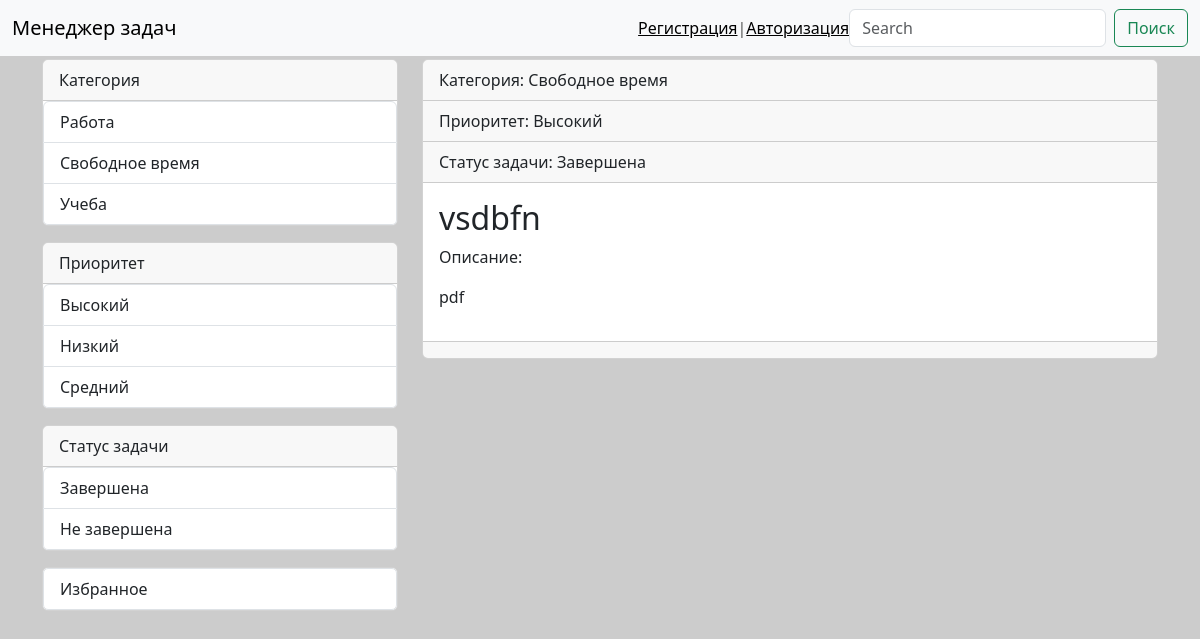
Page /taskmanager/2/ on the committed database.
### taskmanager/models.py (models this page shows, shortened)
class Category(models.Model):
    title = models.CharField(max_length=150, db_index=True, verbose_name='Категория')
    class Meta:
        verbose_name = 'Категория'
        verbose_name_plural = 'Категории'
        ordering = ['title']
    def __str__(self):
        return self.title

class Priority(models.Model):
    title = models.CharField(max_length=150, db_index=True, verbose_name='Приоритет')
    class Meta:
        verbose_name = 'Приоритет'
        verbose_name_plural = 'Приоритет'
        ordering = ['title']
    def __str__(self):
        return self.title

class Completed(models.Model):
    title = models.CharField(max_length=150, db_index=True, verbose_name='Статус задачи')
    class Meta:
        verbose_name = 'Статус задачи'
        verbose_name_plural = 'Статусы задач'
        ordering = ['title']
    def __str__(self):
        return self.title

class Favourite(models.Model):
    title = models.CharField(max_length=150, db_index=True, verbose_name='Избранное')
    mark = models.BooleanField(default=False, verbose_name='Отметить')
    class Meta:
        verbose_name = 'Избранное'
        verbose_name_plural = 'Избранное'

class TaskManager(models.Model):
    title = models.CharField(max_length=155, verbose_name='Заголовок')
    content = models.TextField(blank=True, verbose_name='Описание')
    category = models.ForeignKey('Category', on_delete=models.PROTECT, null=True, verbose_name='Категория',
                                 blank=True)
    priority = models.ForeignKey('Priority', on_delete=models.PROTECT, null=True, verbose_name='Приоритет',
                                 blank=True)
    completed = models.ForeignKey('Completed', on_delete=models.PROTECT, null=True, verbose_name='Статус задачи',
                                  blank=True)
    favourite = models.ForeignKey('Favourite', on_delete=models.PROTECT, null=True, verbose_name='Избранное',
                                  blank=True)
    completed_at = models.DateField(verbose_name='Дата завершения', auto_now=False, null=True, blank=True)
    user = models.ForeignKey(User, on_delete=models.CASCADE, null=True)
    class Meta:
        verbose_name = 'Задача'
        verbose_name_plural = 'Задачи'
        ordering = ['completed_at']

### taskmanager/views.py (the view)
# urls.py: path('taskmanager/<int:task_id>/', view_task, name='view_task'),
def view_task(request, task_id):
    task_item = TaskManager.objects.get(pk=task_id)
    context = {
        'task_item': task_item
    }
    return render(request, 'taskmanager/view_task.html', context)

### taskmanager/templatetags/taskmanager_tags.py (called while the page is built)
@register.simple_tag()
def get_categories():
    return Category.objects.all()

@register.simple_tag()
def get_completed():
    return Completed.objects.all()

@register.simple_tag()
def get_priorities():
    return Priority.objects.all()

@register.simple_tag()
def get_favourite():
    return Favourite.objects.all()

### taskmanager/templates/taskmanager/view_task.html (shortened to what this page needs)
{% extends 'base.html' %}
{% block sidebar %}
{% include 'inc/_sidebar.html' %}
{% endblock %}
{% block content %}
<div class="col-md-8">
                <div class="card mb-3">
                    <div class="card-header">
                        Категория: {{ task_item.category }}
                    </div>
                    <div class="card-header">
                        Приоритет: {{ task_item.priority }}
                    </div>
                    <div class="card-header">
                        Статус задачи: {{ task_item.completed }}
                    </div>
                    <div class="card-body">
                        <h2 class="card-title">{{ task_item.title }}</h2>
                        {% autoescape off %}
                        <p class="card-text">Описание: {{ task_item.content|linebreaks }}</p>
                        {% endautoescape %}
                    </div>
                    <div class="card-footer text-muted">
                    </div>
                </div>
            </div>
{% endblock %}

### templates/inc/_sidebar.html
{% load taskmanager_tags %}
{% get_categories as categories %}
{% get_completed as completed_s %}
{% get_priorities as priorities %}
{% get_favourite as favourites %}
<div class="col-md-4">
                <div class="card mb-3">
                    <div class="card-header">Категория</div>
                    <div class="list-group">
                    {% for item in categories %}
                    <a href="{% url 'category' item.pk %}" class="list-group-item list-group-item-action">{{ item.title }}</a>
                    {% endfor %}
                    </div>
                </div>
                <div class="col-md-12">
                    <div class="card mb-3">
                        <div class="card-header">Приоритет</div>
                        <div class="list-group">
                            {% for item in priorities %}
                            <a href="{% url 'priority' item.pk %}" class="list-group-item list-group-item-action">{{ item.title }}</a>
                            {% endfor %}
                        </div>
                    </div>
                </div>
                <div class="col-md-12">
                    <div class="card mb-3">
                        <div class="card-header">Статус задачи</div>
                        <div class="list-group">
                            {% for item in completed_s %}
                            <a href="{% url 'completed_task' item.pk %}" class="list-group-item list-group-item-action">{{ item.title }}</a>
                            {% endfor %}
                        </div>
                    </div>
                </div>
                <div class="card mb-3">
                    <div class="list-group">
                    {% for item in favourites %}
                    <a href="{% url 'favourite' item.pk %}" class="list-group-item list-group-item-action">{{ item.title }}</a>
                    {% endfor %}
                    </div>
                </div>
            </div>

### taskmanager/static/css/styles.css (style rules this page uses)
body { background-color: #ccc; }

### rows in the picture
Category: title "Работа"
Category: title "Свободное время"
Category: title "Учеба"
Priority: title "Высокий"
Priority: title "Низкий"
Priority: title "Средний"
Completed: title "Завершена"
Completed: title "Не завершена"
Favourite: title "Избранное"
TaskManager: category "Свободное время", priority "Высокий", completed "Завершена", title "vsdbfn", content "pdf"
